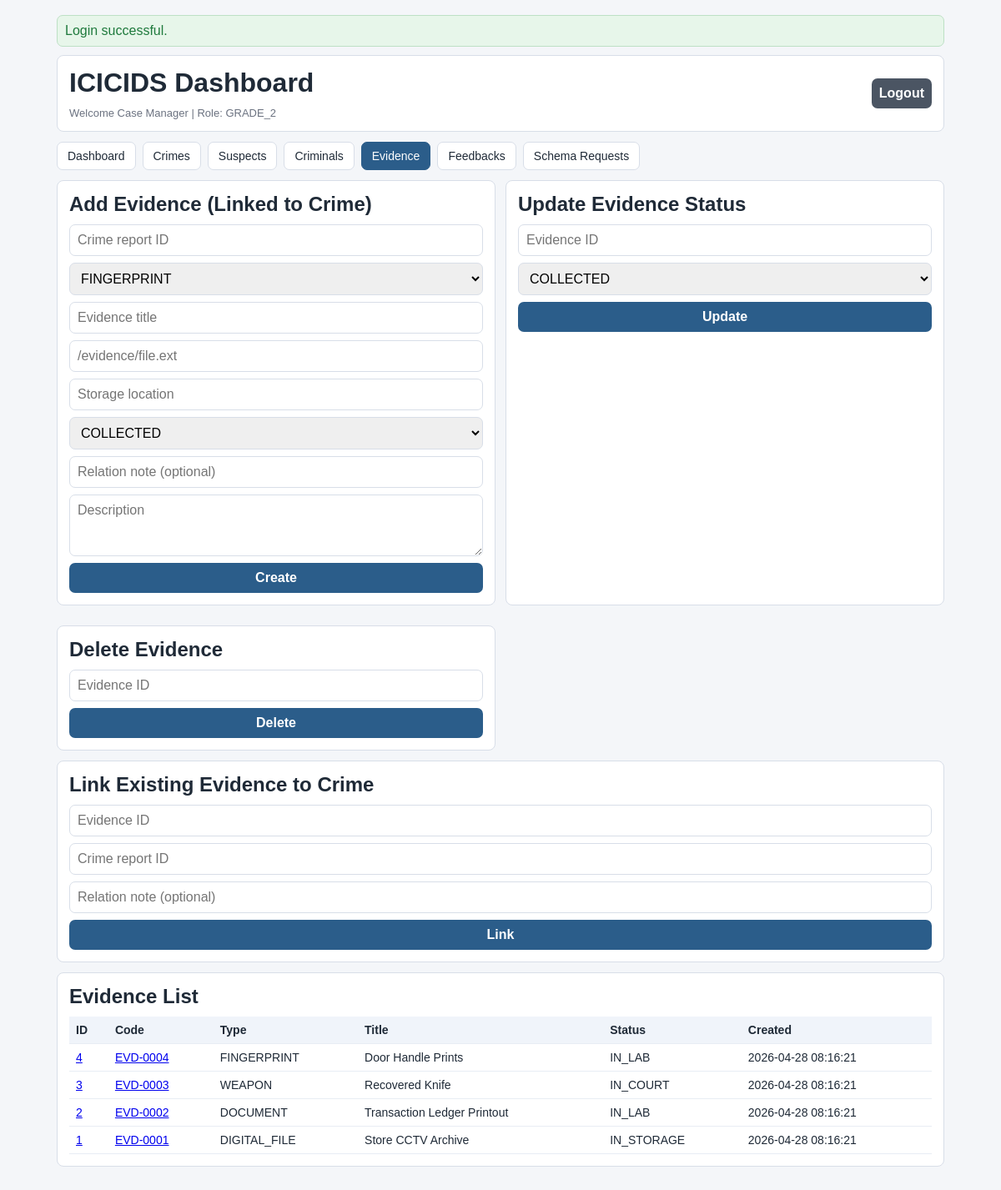
/index.php?view=evidence (signed in), run on the app's committed database.
### tables this page shows
CREATE TABLE evidence (
    id BIGINT UNSIGNED AUTO_INCREMENT PRIMARY KEY,
    evidence_code VARCHAR(50) NOT NULL UNIQUE,
    crime_report_id BIGINT UNSIGNED NOT NULL,
    evidence_type ENUM('FINGERPRINT', 'DOCUMENT', 'DIGITAL_FILE', 'WEAPON', 'BIOLOGICAL', 'VIDEO', 'AUDIO', 'OTHER') NOT NULL,
    title VARCHAR(150) NOT NULL,
    description TEXT NULL,
    file_path VARCHAR(255) NULL,
    collected_at DATETIME NULL,
    collected_by_officer_id BIGINT UNSIGNED NULL,
    storage_location VARCHAR(150) NULL,
    chain_status ENUM('COLLECTED', 'IN_LAB', 'IN_STORAGE', 'IN_COURT', 'RELEASED', 'DISPOSED') NOT NULL DEFAULT 'COLLECTED',
    integrity_hash CHAR(64) NULL,
    created_at DATETIME NOT NULL DEFAULT CURRENT_TIMESTAMP,
    updated_at DATETIME NOT NULL DEFAULT CURRENT_TIMESTAMP ON UPDATE CURRENT_TIMESTAMP,
    CONSTRAINT fk_evidence_primary_crime
        FOREIGN KEY (crime_report_id) REFERENCES crime_reports(id)
        ON UPDATE CASCADE ON DELETE RESTRICT,
    CONSTRAINT fk_evidence_collected_by
        FOREIGN KEY (collected_by_officer_id) REFERENCES officers(id)
        ON UPDATE CASCADE ON DELETE SET NULL,
    INDEX idx_evidence_type (evidence_type),
    INDEX idx_evidence_chain_status (chain_status),
    INDEX idx_evidence_crime_report (crime_report_id),
    INDEX idx_evidence_collected_by (collected_by_officer_id),
    INDEX idx_evidence_collected_at (collected_at)
);

### Auth.php (called while the page is built, shortened)
<?php
final class Auth
{
    public function isAuthenticated(): bool
    {
        return isset($_SESSION[self::SESSION_KEY]);
    }
    public function currentOfficer(): ?array
    {
        return $_SESSION[self::SESSION_KEY];
    }
    public function enforce(string $operation, ?string $table = null): void
    {
        $officer = $this->currentOfficer();
        $rank = (string)$officer['rank'];
        $normalizedOperation = strtoupper(trim($operation));
        $normalizedTable = $table !== null ? strtolower(trim($table)) : null;
        if (
            $normalizedOperation === 'READ'
            && in_array($normalizedTable, ['officer_activity', 'login_logs'], true)
            && $rank !== self::ROLE_GRADE_1
        ) {
            throw new RuntimeException('Permission denied. Audit logs are restricted to Grade 1 officer.');
        }
        if ($rank === self::ROLE_GRADE_2) {
            $createTables = [
                'crime_reports',
                'suspects',
                'criminals',
                'evidence',
                'crime_report_suspects',
                'crime_report_evidence',
                'suspect_evidence',
                'criminal_history',
                'criminal_aliases',
            ];
            $deleteTables = [
                'crime_reports',
                'suspects',
                'criminals',
                'evidence',
                'crime_report_suspects',
                'crime_report_evidence',
                'suspect_evidence',
                'criminal_history',
                'criminal_aliases',
            ];
            if ($normalizedOperation === 'READ' || $normalizedOperation === 'UPDATE') {
                return;
            }
            if (
                $normalizedOperation === 'CREATE'
                && in_array($normalizedTable, array_merge($createTables, ['schema_requests', 'feedbacks']), true)
            ) {
                return;
            }
            if ($normalizedOperation === 'DELETE' && in_array($normalizedTable, $deleteTables, true)) {
                return;
            }
            throw new RuntimeException('Permission denied for Grade 2 officer.');
        }
        throw new RuntimeException('Unknown role. Access denied.');
    }
    public function can(string $operation, ?string $table = null): bool
    {
        try {
            return true;
        } catch (Throwable $e) {
            return false;
        }
    }
}

### evidence.php (the view, shortened to what this page needs)
<?php
$canCreateEvidence = $canCreateEvidence ?? false;
$canUpdateEvidence = $canUpdateEvidence ?? false;
$canLinkEvidence = $canLinkEvidence ?? false;
$canDeleteEvidence = $canDeleteEvidence ?? false;
$evidences = $evidences ?? [];
?>
<div class="grid-2">
    <?php if ($canCreateEvidence): ?>
        <section class="card">
            <h2>Add Evidence (Linked to Crime)</h2>
            <form method="post">
                <input type="number" name="crime_report_id" required placeholder="Crime report ID">
                <select name="evidence_type">
                    <option>FINGERPRINT</option>
                </select>
                <input name="title" required placeholder="Evidence title">
                <input name="file_path" placeholder="/evidence/file.ext">
                <input name="storage_location" placeholder="Storage location">
                <select name="chain_status">
                    <option>COLLECTED</option>
                </select>
                <input name="relation_note" placeholder="Relation note (optional)">
                <textarea name="evidence_description" rows="3" placeholder="Description"></textarea>
                <button type="submit">Create</button>
            </form>
        </section>
    <?php endif; ?>
    <?php if ($canUpdateEvidence): ?>
        <section class="card">
            <h2>Update Evidence Status</h2>
            <form method="post">
                <input type="number" name="evidence_id" required placeholder="Evidence ID">
                <select name="new_chain_status">
                    <option>COLLECTED</option>
                </select>
                <button type="submit">Update</button>
            </form>
        </section>
    <?php endif; ?>
    <?php if ($canDeleteEvidence): ?>
        <section class="card">
            <h2>Delete Evidence</h2>
            <form method="post">
                <input type="number" name="evidence_id" required placeholder="Evidence ID">
                <button type="submit">Delete</button>
            </form>
        </section>
    <?php endif; ?>
</div>
<?php if ($canLinkEvidence): ?>
    <section class="card">
        <h2>Link Existing Evidence to Crime</h2>
        <form method="post">
            <input type="number" name="evidence_id" required placeholder="Evidence ID">
            <input type="number" name="crime_report_id" required placeholder="Crime report ID">
            <input name="relation_note" placeholder="Relation note (optional)">
            <button type="submit">Link</button>
        </form>
    </section>
<?php endif; ?>
<section class="card">
    <h2>Evidence List</h2>
    <div class="table-wrap">
        <table>
            <thead><tr><th>ID</th><th>Code</th><th>Type</th><th>Title</th><th>Status</th><th>Created</th></tr></thead>
            <tbody>
            <?php foreach ($evidences as $row): ?>
                <tr>
                    <td><a href="index.php?view=evidence&evidence_id=<?= h((string)$row['id']) ?>"><?= h((string)$row['id']) ?></a></td>
                    <td><a href="index.php?view=evidence&evidence_id=<?= h((string)$row['id']) ?>"><?= h((string)$row['evidence_code']) ?></a></td>
                    <td><?= h((string)$row['evidence_type']) ?></td>
                    <td><?= h((string)$row['title']) ?></td>
                    <td><?= h((string)$row['chain_status']) ?></td>
                    <td><?= h((string)$row['created_at']) ?></td>
                </tr>
            <?php endforeach; ?>
            </tbody>
        </table>
    </div>
</section>

### style.css (style rules this page uses)
* { box-sizing: border-box; }
body { margin: 0; font-family: Tahoma, Verdana, sans-serif; background: var(--bg); color: var(--text); }
.card { background: var(--card); border: 1px solid var(--line); border-radius: 8px; padding: 14px; margin-bottom: 12px; }
h1, h2 { margin: 0 0 10px; }
.grid-2 { display: grid; grid-template-columns: 1fr 1fr; gap: 12px; }
form { display: grid; gap: 8px; }
input, select, textarea, button { width: 100%; border: 1px solid var(--line); border-radius: 7px; padding: 9px; font: inherit; }
button { background: var(--primary); color: #fff; border: none; cursor: pointer; font-weight: 700; }
.table-wrap { overflow-x: auto; }
table { width: 100%; border-collapse: collapse; font-size: 14px; }
th, td { border-bottom: 1px solid #e8edf4; padding: 8px; text-align: left; }
th { background: #f0f4fa; }

### data on the page
evidence: id "4", evidence_code "EVD-0004", evidence_type "FINGERPRINT", title "Door Handle Prints", chain_status "IN_LAB", created_at "2026-04-28 08:16:21"
evidence: id "3", evidence_code "EVD-0003", evidence_type "WEAPON", title "Recovered Knife", chain_status "IN_COURT", created_at "2026-04-28 08:16:21"
evidence: id "2", evidence_code "EVD-0002", evidence_type "DOCUMENT", title "Transaction Ledger Printout", chain_status "IN_LAB", created_at "2026-04-28 08:16:21"
evidence: id "1", evidence_code "EVD-0001", evidence_type "DIGITAL_FILE", title "Store CCTV Archive", chain_status "IN_STORAGE", created_at "2026-04-28 08:16:21"

### other printed values
$flash['message'] "Login successful."
$officer['name'] "Case Manager"
$rank "GRADE_2"
